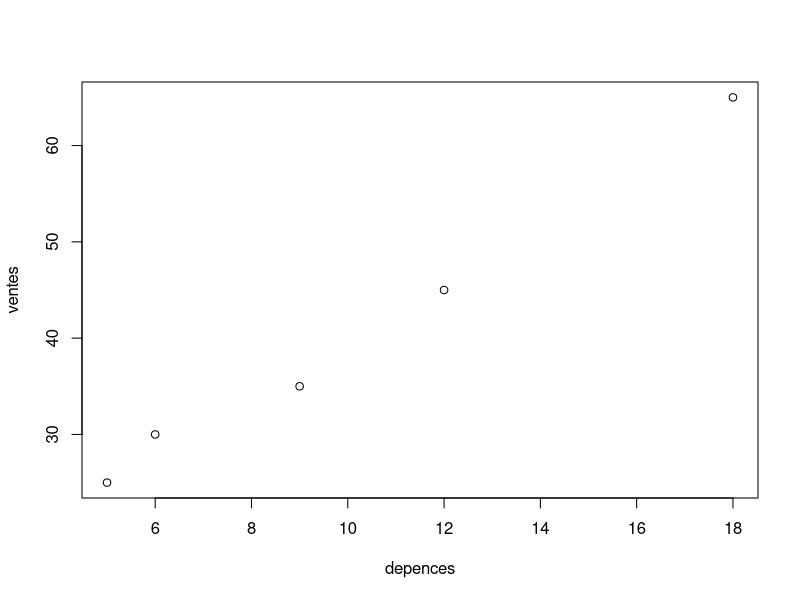
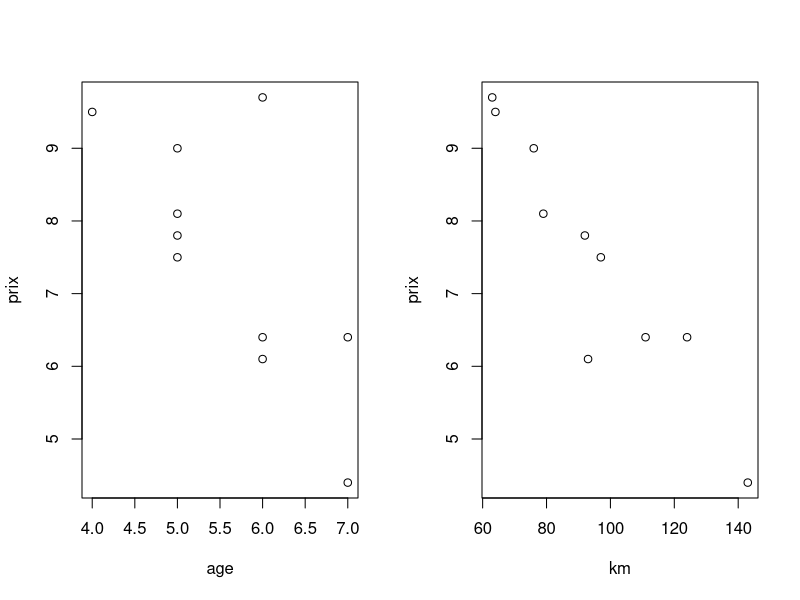
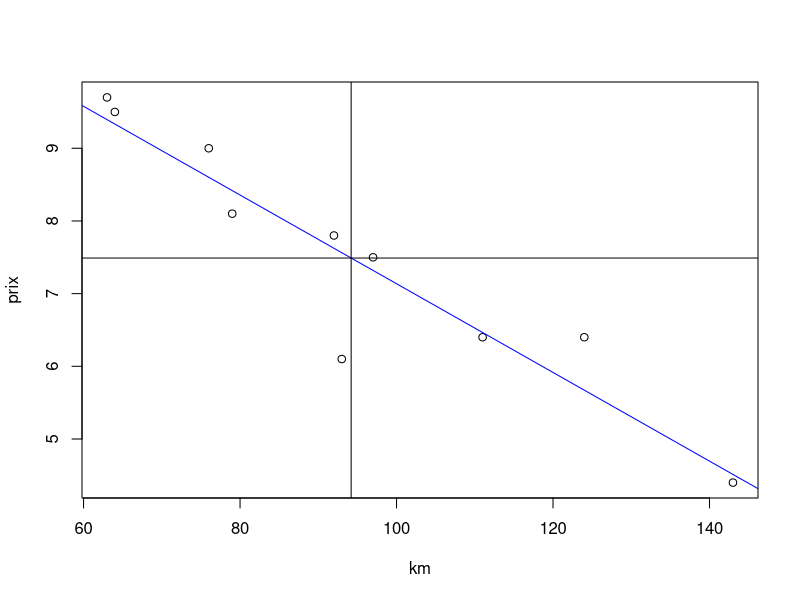
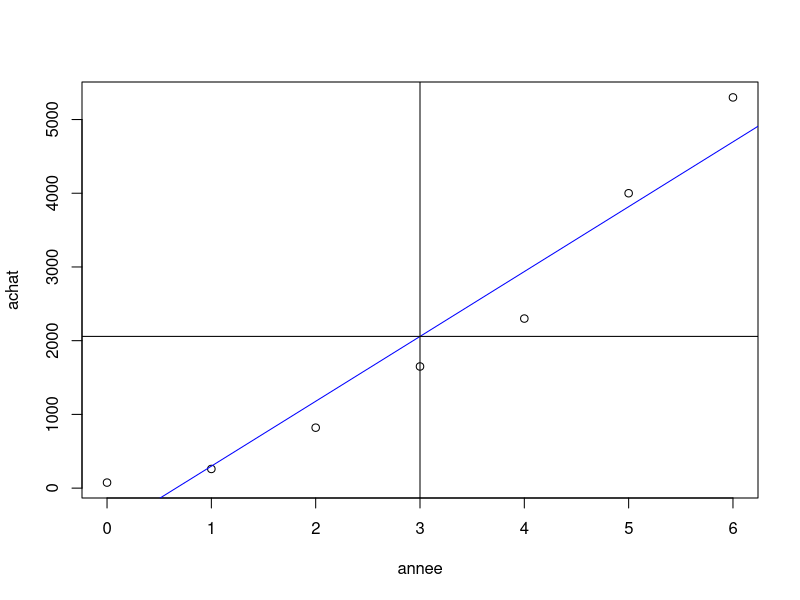

Write the R code that produced these figures, in order.
# exo ANOVA page 2

# Varible "ventes" = variable a explique ; "depences" = var explicative

ventes=c(25,30,35,45,65)
depences=c(5,6,9,12,18)

plot(depences,ventes)
# les pt sont bien aligner, il semble avoir une depenedance entre vente et depence



###############################
#                             #
#        EX 1  tp4            #
#                             #
###############################

#1) avant tout calc on s'interesse aux nuage de pt

age=c(5,4,6,5,5,5,6,6,7,7)
km=c(92,64,124,97,79,76,93,63,111,143)
prix=c(7.8,9.5,6.4,7.5,8.1,9,6.1,9.7,6.4,4.4)

par(mfrow=c(1,2))
plot(age,prix)
plot(km,prix)

#2) calc coef de corelation
# plus c'est proche de 1 plus c'est coreler
cor(age,prix) # tres corele negativement 
cor(km,prix)

#3)a) regresion lineaire : lm

reg1=lm(prix~km)
reg1 
coefficients(reg1)# intercept = ^b(=13.23856)(=ordoner a l'origine) et la valeur explicative (ici km) donne â(=-0.06103)(=coef pente) 

#3)b)

par(mfrow=c(1,1))
plot(prix~km)
abline(reg1,lty=1,col='blue',lwd=1)

#3)c) on veut verifier que le pt central (mean(x), mean(y)) est dur la droite
abline(v=mean(km))
abline(h=mean(prix))

x=mean(km)
y=mean(prix)
13.23855594 -0.06102501*x # on cherche a retrouver y
y # le pt centarl est bien sur la droite

# qualiter de la regresion on regade R^2
summary(reg1)
# on toruve le R^2 par "Adjusted R-squared:  0.8619 " cela signifi que la regresion explique 86% de la variation

# on predit qu'une voiture selon la reg1 et qui aura 150 000km aura un prix de 4 084e
predict(reg1,data.frame(km=150)) 




###############################
#                             #
#        EX 2  tp4            #
#                             #
###############################

annee=c(0,1,2,3,4,5,6) # var explicative
achat=c(75,260,820,1650,2300,4000,5300) # var a expliquer

plot(annee,achat)
# certain pt alignée, courbe semble etre une parabole

cor(annee,achat) # coef tres proche de 1

reg_annee_achat=lm(achat~annee)
reg_annee_achat

abline(reg_annee_achat,lty=1,col='blue',lwd=1)

summary(reg_annee_achat) # coef R^2 = 0.92 est bon

abline(v=mean(annee))
abline(h=mean(achat))

predict(reg_annee_achat,data.frame(annee=7)) 

# remarque prof :
reg_annee_achat$residuals
# valeur des residue pr chaque pt eleve ca qui permet de questionner la pertinence du model lineaire (donc plus un model y=x^2)


